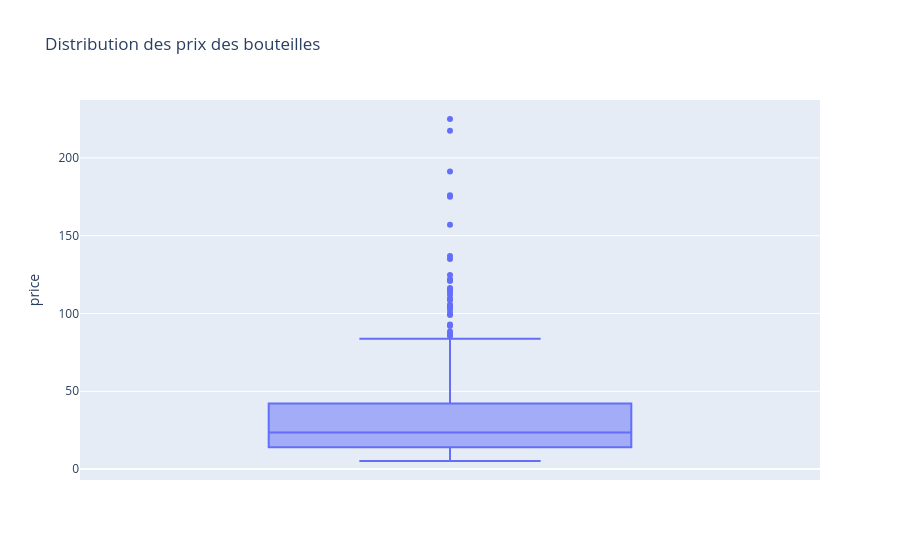

The cell this chart's notebook holds for it:
### Code cell
#Autre méthode avec plotly express
import plotly.express as px

# Boxplot du prix des bouteilles
fig = px.box(
    df_merge,
    y="price",
    title="Distribution des prix des bouteilles",
    points="outliers"
)

fig.write_html("Distribution des prix des bouteilles.html")

fig.show()

### Figure 1 — Plotly figure (JSON) as saved in the notebook; plotly's stock layout.template omitted (floating-point values rounded to 4 significant figures; data arrays with more than 128 entries replaced by an {"elided": "..."} marker saying what was removed)
{"data": [{"alignmentgroup": "True", "boxpoints": "outliers", "hovertemplate": "price=%{y}<extra></extra>", "legendgroup": "", "marker": {"color": "#636efa"}, "name": "", "notched": false, "offsetgroup": "", "orientation": "v", "showlegend": false, "type": "box", "x0": " ", "xaxis": "x", "y": {"elided": "714 float values"}, "y0": " ", "yaxis": "y"}], "layout": {"boxmode": "group", "legend": {"tracegroupgap": 0}, "title": {"text": "Distribution des prix des bouteilles"}, "xaxis": {"anchor": "y", "domain": [0, 1]}, "yaxis": {"anchor": "x", "domain": [0, 1], "title": {"text": "price"}}}}
